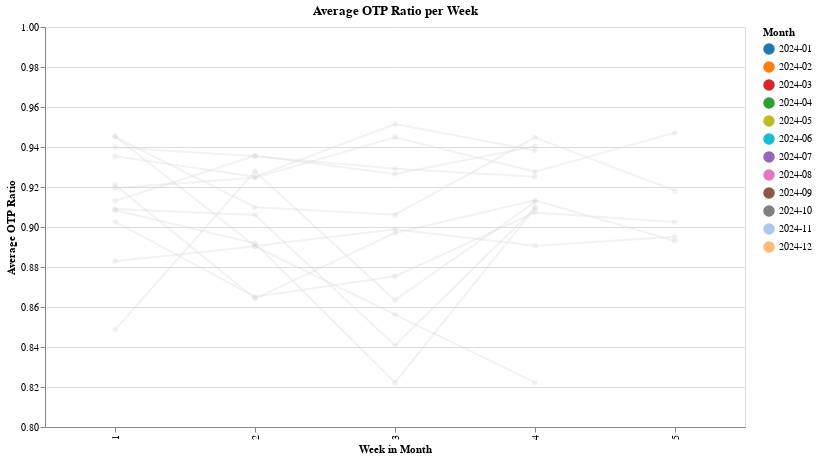

Here is the notebook cell this chart was saved with:
### Code cell
# Convert to datetime
mbta_data['service_date'] = pd.to_datetime(mbta_data['service_date'])

mbta_data['week_start'] = mbta_data['service_date'] - pd.to_timedelta(mbta_data['service_date'].dt.weekday, unit='d')
mbta_data['week_number'] = mbta_data['week_start'].dt.isocalendar().week
mbta_data['month'] = mbta_data['week_start'].dt.strftime('%Y-%m')

# Group by month and week to calculate avg OTP ratio
reliability_grouped = (
    mbta_data.groupby(['month', 'week_start', 'week_number'])['otp_ratio']
    .mean()
    .reset_index()
)

reliability_grouped['week_in_month'] = (
    reliability_grouped.groupby('month')['week_number']
    .rank(method='dense')
    .astype(int)
)

# Dropdown
month_options = [None] + sorted(reliability_grouped["month"].unique())
month_labels = ['All', 'January', 'February', 'March', 'April', 'May', 'June', 'July', 'August',
               'September', 'October', 'November', 'December']
month_dropdown = alt.binding_select(options=month_options, labels=month_labels, name="Select Month: ")
month_selection = alt.param(name="month_selection", bind=month_dropdown)

month_list = sorted(reliability_grouped["month"].unique())
month_colors = [
    "#1f77b4", "#ff7f0e", "#d62728", "#2ca02c", "#bcbd22", "#17becf",
    "#9467bd", "#e377c2", "#8c564b", "#7f7f7f", "#aec7e8", "#ffbb78"
]

# Line chart
line_chart = (
    alt.Chart(reliability_grouped)
    .transform_calculate(
        is_selected="!month_selection || datum.month === month_selection"
    )
    .mark_line(point=True)
    .encode(
        x=alt.X("week_in_month:O", title="Week in Month"),
        y=alt.Y("otp_ratio:Q", title="Average OTP Ratio", scale=alt.Scale(domain=[0.8, 1.0])),
        color=alt.condition(
            "datum.month === month_selection || month_selection === null",
            alt.Color("month:N", title="Month", scale=alt.Scale(domain=month_list, range=month_colors)),
            alt.value("lightgray")
        ),
        opacity=alt.condition(
            "datum.month === month_selection || month_selection === null",
            alt.value(1),
            alt.value(0.3)
        ),
        tooltip=["month", "week_in_month", "otp_ratio"]
    )
    .add_params(month_selection)
    .properties(title="Average OTP Ratio per Week", width=700, height=400)
)
line_chart

### Figure 1 — Vega-Lite specification as saved in the notebook (floating-point values rounded to 4 significant figures)
{"config": {"view": {"continuousWidth": 300, "continuousHeight": 300}}, "data": {"name": "data-60dd3be141d0ed28b4cd9071f121feae"}, "mark": {"type": "line", "point": true}, "encoding": {"color": {"condition": {"test": "datum.month === month_selection || month_selection === null", "field": "month", "scale": {"domain": ["2024-01", "2024-02", "2024-03", "2024-04", "2024-05", "2024-06", "2024-07", "2024-08", "2024-09", "2024-10", "2024-11", "2024-12"], "range": ["#1f77b4", "#ff7f0e", "#d62728", "#2ca02c", "#bcbd22", "#17becf", "#9467bd", "#e377c2", "#8c564b", "#7f7f7f", "#aec7e8", "#ffbb78"]}, "title": "Month", "type": "nominal"}, "value": "lightgray"}, "opacity": {"condition": {"test": "datum.month === month_selection || month_selection === null", "value": 1}, "value": 0.3}, "tooltip": [{"field": "month", "type": "nominal"}, {"field": "week_in_month", "type": "quantitative"}, {"field": "otp_ratio", "type": "quantitative"}], "x": {"field": "week_in_month", "title": "Week in Month", "type": "ordinal"}, "y": {"field": "otp_ratio", "scale": {"domain": [0.8, 1.0]}, "title": "Average OTP Ratio", "type": "quantitative"}}, "height": 400, "params": [{"name": "month_selection", "bind": {"input": "select", "options": [null, "2024-01", "2024-02", "2024-03", "2024-04", "2024-05", "2024-06", "2024-07", "2024-08", "2024-09", "2024-10", "2024-11", "2024-12"], "labels": ["All", "January", "February", "March", "April", "May", "June", "July", "August", "September", "October", "November", "December"], "name": "Select Month: "}}], "title": "Average OTP Ratio per Week", "transform": [{"calculate": "!month_selection || datum.month === month_selection", "as": "is_selected"}], "width": 700, "$schema": "https://vega.github.io/schema/vega-lite/v5.8.0.json", "datasets": {"data-60dd3be141d0ed28b4cd9071f121feae": [{"month": "2024-01", "week_start": "2024-01-01T00:00:00", "week_number": 1, "otp_ratio": 0.945, "week_in_month": 1}, {"month": "2024-01", "week_start": "2024-01-08T00:00:00", "week_number": 2, "otp_ratio": 0.9099, "week_in_month": 2}, {"month": "2024-01", "week_start": "2024-01-15T00:00:00", "week_number": 3, "otp_ratio": 0.9061, "week_in_month": 3}, {"month": "2024-01", "week_start": "2024-01-22T00:00:00", "week_number": 4, "otp_ratio": 0.9447, "week_in_month": 4}, {"month": "2024-01", "week_start": "2024-01-29T00:00:00", "week_number": 5, "otp_ratio": 0.9182, "week_in_month": 5}, {"month": "2024-02", "week_start": "2024-02-05T00:00:00", "week_number": 6, "otp_ratio": 0.9353, "week_in_month": 1}, {"month": "2024-02", "week_start": "2024-02-12T00:00:00", "week_number": 7, "otp_ratio": 0.9251, "week_in_month": 2}, {"month": "2024-02", "week_start": "2024-02-19T00:00:00", "week_number": 8, "otp_ratio": 0.9515, "week_in_month": 3}, {"month": "2024-02", "week_start": "2024-02-26T00:00:00", "week_number": 9, "otp_ratio": 0.9383, "week_in_month": 4}, {"month": "2024-03", "week_start": "2024-03-04T00:00:00", "week_number": 10, "otp_ratio": 0.9399, "week_in_month": 1}, {"month": "2024-03", "week_start": "2024-03-11T00:00:00", "week_number": 11, "otp_ratio": 0.9353, "week_in_month": 2}, {"month": "2024-03", "week_start": "2024-03-18T00:00:00", "week_number": 12, "otp_ratio": 0.9291, "week_in_month": 3}, {"month": "2024-03", "week_start": "2024-03-25T00:00:00", "week_number": 13, "otp_ratio": 0.9252, "week_in_month": 4}, {"month": "2024-04", "week_start": "2024-04-01T00:00:00", "week_number": 14, "otp_ratio": 0.9195, "week_in_month": 1}, {"month": "2024-04", "week_start": "2024-04-08T00:00:00", "week_number": 15, "otp_ratio": 0.9246, "week_in_month": 2}, {"month": "2024-04", "week_start": "2024-04-15T00:00:00", "week_number": 16, "otp_ratio": 0.9449, "week_in_month": 3}, {"month": "2024-04", "week_start": "2024-04-22T00:00:00", "week_number": 17, "otp_ratio": 0.9277, "week_in_month": 4}, {"month": "2024-04", "week_start": "2024-04-29T00:00:00", "week_number": 18, "otp_ratio": 0.9472, "week_in_month": 5}, {"month": "2024-05", "week_start": "2024-05-06T00:00:00", "week_number": 19, "otp_ratio": 0.909, "week_in_month": 1}, {"month": "2024-05", "week_start": "2024-05-13T00:00:00", "week_number": 20, "otp_ratio": 0.906, "week_in_month": 2}, {"month": "2024-05", "week_start": "2024-05-20T00:00:00", "week_number": 21, "otp_ratio": 0.8408, "week_in_month": 3}, {"month": "2024-05", "week_start": "2024-05-27T00:00:00", "week_number": 22, "otp_ratio": 0.9095, "week_in_month": 4}, {"month": "2024-06", "week_start": "2024-06-03T00:00:00", "week_number": 23, "otp_ratio": 0.9084, "week_in_month": 1}, {"month": "2024-06", "week_start": "2024-06-10T00:00:00", "week_number": 24, "otp_ratio": 0.8918, "week_in_month": 2}, {"month": "2024-06", "week_start": "2024-06-17T00:00:00", "week_number": 25, "otp_ratio": 0.8223, "week_in_month": 3}, {"month": "2024-06", "week_start": "2024-06-24T00:00:00", "week_number": 26, "otp_ratio": 0.9095, "week_in_month": 4}, {"month": "2024-07", "week_start": "2024-07-01T00:00:00", "week_number": 27, "otp_ratio": 0.921, "week_in_month": 1}, {"month": "2024-07", "week_start": "2024-07-08T00:00:00", "week_number": 28, "otp_ratio": 0.8642, "week_in_month": 2}, {"month": "2024-07", "week_start": "2024-07-15T00:00:00", "week_number": 29, "otp_ratio": 0.897, "week_in_month": 3}, {"month": "2024-07", "week_start": "2024-07-22T00:00:00", "week_number": 30, "otp_ratio": 0.9134, "week_in_month": 4}, {"month": "2024-07", "week_start": "2024-07-29T00:00:00", "week_number": 31, "otp_ratio": 0.893, "week_in_month": 5}, {"month": "2024-08", "week_start": "2024-08-05T00:00:00", "week_number": 32, "otp_ratio": 0.913, "week_in_month": 1}, {"month": "2024-08", "week_start": "2024-08-12T00:00:00", "week_number": 33, "otp_ratio": 0.9356, "week_in_month": 2}, {"month": "2024-08", "week_start": "2024-08-19T00:00:00", "week_number": 34, "otp_ratio": 0.9265, "week_in_month": 3}, {"month": "2024-08", "week_start": "2024-08-26T00:00:00", "week_number": 35, "otp_ratio": 0.9404, "week_in_month": 4}, {"month": "2024-09", "week_start": "2024-09-02T00:00:00", "week_number": 36, "otp_ratio": 0.9027, "week_in_month": 1}, {"month": "2024-09", "week_start": "2024-09-09T00:00:00", "week_number": 37, "otp_ratio": 0.8651, "week_in_month": 2}, {"month": "2024-09", "week_start": "2024-09-16T00:00:00", "week_number": 38, "otp_ratio": 0.8754, "week_in_month": 3}, {"month": "2024-09", "week_start": "2024-09-23T00:00:00", "week_number": 39, "otp_ratio": 0.9072, "week_in_month": 4}, {"month": "2024-09", "week_start": "2024-09-30T00:00:00", "week_number": 40, "otp_ratio": 0.9025, "week_in_month": 5}, {"month": "2024-10", "week_start": "2024-10-07T00:00:00", "week_number": 41, "otp_ratio": 0.8828, "week_in_month": 1}, {"month": "2024-10", "week_start": "2024-10-14T00:00:00", "week_number": 42, "otp_ratio": 0.8904, "week_in_month": 2}, {"month": "2024-10", "week_start": "2024-10-21T00:00:00", "week_number": 43, "otp_ratio": 0.8562, "week_in_month": 3}, {"month": "2024-10", "week_start": "2024-10-28T00:00:00", "week_number": 44, "otp_ratio": 0.8223, "week_in_month": 4}, {"month": "2024-11", "week_start": "2024-11-04T00:00:00", "week_number": 45, "otp_ratio": 0.8486, "week_in_month": 1}, {"month": "2024-11", "week_start": "2024-11-11T00:00:00", "week_number": 46, "otp_ratio": 0.9278, "week_in_month": 2}, {"month": "2024-11", "week_start": "2024-11-18T00:00:00", "week_number": 47, "otp_ratio": 0.8634, "week_in_month": 3}, {"month": "2024-11", "week_start": "2024-11-25T00:00:00", "week_number": 48, "otp_ratio": 0.9125, "week_in_month": 4}, {"month": "2024-12", "week_start": "2024-12-02T00:00:00", "week_number": 49, "otp_ratio": 0.8905, "week_in_month": 2}, {"month": "2024-12", "week_start": "2024-12-09T00:00:00", "week_number": 50, "otp_ratio": 0.8989, "week_in_month": 3}, {"month": "2024-12", "week_start": "2024-12-16T00:00:00", "week_number": 51, "otp_ratio": 0.8907, "week_in_month": 4}, {"month": "2024-12", "week_start": "2024-12-23T00:00:00", "week_number": 52, "otp_ratio": 0.8952, "week_in_month": 5}, {"month": "2024-12", "week_start": "2024-12-30T00:00:00", "week_number": 1, "otp_ratio": 0.9454, "week_in_month": 1}]}}
